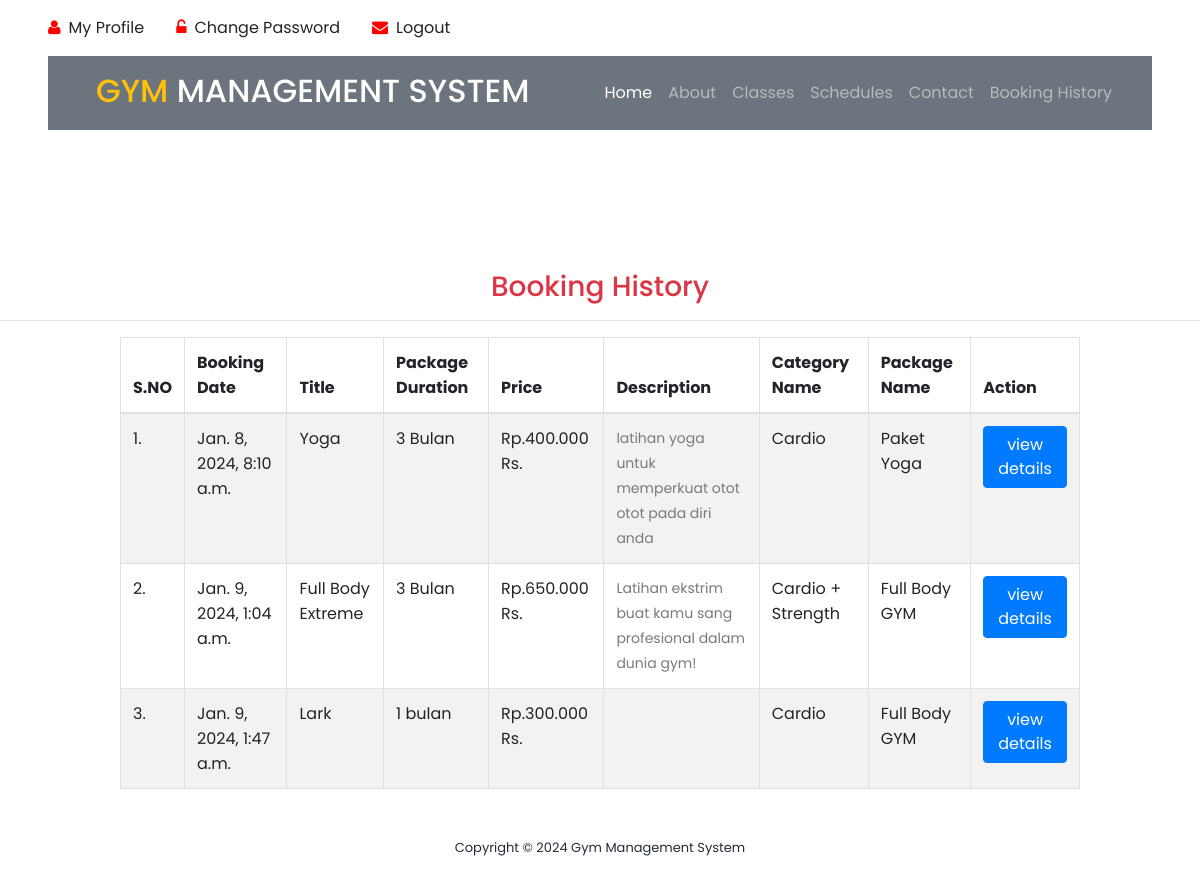
Screenshot of /booking_history/ (signed in) with the database file from the repository.
### gym/models.py (models this page shows, shortened)
class Booking(models.Model):
    package = models.ForeignKey(Package, on_delete=models.CASCADE, null=True, blank=True)
    register = models.ForeignKey(Signup, on_delete=models.CASCADE, null=True, blank=True)
    bookingnumber = models.CharField(max_length=100, null=True, blank=True)
    status = models.IntegerField(choices=STATUS, default=1)
    creationdate = models.DateTimeField(auto_now_add=True)

class Package(models.Model):
    category = models.ForeignKey(Category, on_delete=models.CASCADE, null=True)
    packagename = models.ForeignKey(Packagetype, on_delete=models.CASCADE, null=True)
    titlename = models.CharField(max_length=200, null=True)
    packageduration = models.CharField(max_length=50, null=True)
    price = models.CharField(max_length=200, null=True)
    description = models.CharField(max_length=200, null=True)
    creationdate = models.DateTimeField(auto_now_add=True)

class Category(models.Model):
    categoryname = models.CharField(max_length=200, null=True)
    status = models.CharField(max_length=300, null=True)
    creationdate = models.DateTimeField(auto_now_add=True)

class Packagetype(models.Model):
    category = models.ForeignKey(Category, on_delete=models.CASCADE, null=True)
    packagename = models.CharField(max_length=200, null=True)
    creationdate = models.DateTimeField(auto_now_add=True)
    def __str__(self):
        return self.packagename

### gym/views.py (the view)
# urls.py: path('booking_history/', booking_history, name='booking_history'),
@login_required(login_url='/user_login/')
def booking_history(request):
    data = Signup.objects.get(user=request.user)
    data = Booking.objects.filter(register=data)
    return render(request, "booking_history.html", locals())

### gym/templates/booking_history.html (shortened to what this page needs)
{% load static %}
<html lang="en">
<head>
    <link rel="stylesheet" type="text/css" href="{% static 'assets/css/bootstrap.min.css' %}">
    <link rel="stylesheet" type="text/css" href="{% static 'assets/css/font-awesome.css' %}">
    <link rel="stylesheet" href="{% static 'assets/css/templatemo-training-studio.css' %}">
</head>
<div class="container-fluid py-3 px-lg-5 d-none d-lg-block">
    <div class="row">
        {% if request.user.is_authenticated %}
        <div class="col-md-6 text-center text-lg-left mb-2 mb-lg-0">
            <div class="d-inline-flex align-items-center">
                <a class="text-body pr-3" href="/user_profile/"><i style="color:red" class="fa fa-user mr-2"></i>My Profile</a>
                <a class="text-body px-3" href="/user_change_password/"><i style="color:red" class="fa fa-unlock-alt mr-2"></i>Change Password</a>
                <a class="text-body px-3" href="/user_logout/"><i style="color:red" class="fa fa-envelope mr-2"></i>Logout</a>
            </div>
        </div>
        {% endif %}
    </div>
</div>
<div class="container-fluid position-relative nav-bar p-0">
    <div class="position-relative px-lg-5" style="z-index: 9;">
        <nav class="navbar navbar-expand-lg bg-secondary navbar-dark py-3 py-lg-3 pl-3 pl-lg-5">
            <a href="" >
                <h2 class="text-uppercase text-warning mb-1">Gym <span class="text-white">Management System</span>
                </h2>
            </a>
            <div class="collapse navbar-collapse justify-content-between px-3" id="navbarCollapse">
                <div class="navbar-nav ml-auto py-0">
                    <a href="/" class="nav-item nav-link active">Home</a>
                    <a href="#features" class="nav-item nav-link">About</a>
                    <a href="#our-classes" class="nav-item nav-link">Classes</a>
                    <a href="#schedule" class="nav-item nav-link ">Schedules</a>
                    <a href="#contact-us" class="nav-item nav-link">Contact</a>
                    {% if request.user.is_authenticated %}
                    <a href="/booking_history/" class="nav-item nav-link">Booking History</a>
                    {% else %}
                    <a href="#admin"><button style="color:red" class="nav-item nav-link">Admin</button></a>
                    {% endif %}
                </div>
            </div>
        </nav>
    </div>
</div>
<body>
<section class="section" id="admin">
    <h3 class="text-center text-danger">Booking History</h3>
    <hr/>
    <div class="table-responsive" align="center">
			<table id="example" class="table table-striped table-bordered" style="width:80%">
				<thead>
				<tr>
					<th>S.NO</th>
					<th>Booking Date</th>
					<th>Title</th>
					<th>Package Duration</th>
					<th>Price</th>
					<th>Description</th>
					<th>Category Name</th>
					<th>Package Name</th>
					<th>Action</th>
				</tr>
				</thead>
				<tbody>
				{% for i in data %}
				<tr>
					<td>{{forloop.counter}}.</td>
					<td>{{i.creationdate}}</td>
                    <td>{{i.package.titlename}}</td>
                    <td>{{i.package.packageduration}}</td>
                    <td>{{i.package.price}} Rs.</td>
                    <td>{{i.package.description|safe}}</td>
					<td>{{i.package.category.categoryname}}</td>
                    <td>{{i.package.packagename}}</td>
					<td>
						 <a href="{% url 'booking_detail' i.id %}">
							 <button type="button" class="btn btn-primary">view details</button>
						 </a>
					</td>
				</tr>
				 {% endfor %}
			</table>
</div>
</section>
<footer>
    <div class="container">
        <div class="row">
            <div class="col-lg-12">
                <p>Copyright &copy;
                    Gym Management System
                </p>
            </div>
        </div>
    </div>
</footer>
</body>
</html>

### gym/static/assets/css/templatemo-training-studio.css (style rules this page uses)
html, body, div, span, applet, object, iframe, h1, h2, h3, h4, h5, h6, p, blockquote, div pre, a, abbr, acronym, address, big, cite, code, del, dfn, em, font, img, ins, kbd, q, s, samp, small, strike, strong, sub, sup, tt, var, b, u, i, center, dl, dt, dd, ol, ul, li, figure, header, nav, section, article, aside, footer, figcaption { margin: 0; padding: 0; border: 0; outline: 0; }
header, nav, section, article, aside, footer, hgroup { display: block; }
* { box-sizing: border-box; }
html, body { font-family: 'Poppins', sans-serif; font-weight: 400; background-color: #fff; font-size: 16px; -ms-text-size-adjust: 100%; -webkit-font-smoothing: antialiased; -moz-osx-font-smoothing: grayscale; }
a { text-decoration: none !important; }
h1, h2, h3, h4, h5, h6 { margin-top: 0px; margin-bottom: 0px; }
p { font-size: 14px; line-height: 25px; color: #7a7a7a; }
html, body { background: #fff; font-family: 'Poppins', sans-serif; }
#admin { margin-top: 140px; }
footer { text-align: center; padding: 30px 0px; }
footer p { color: #232d39; font-size: 13px; }

### rows the page displays
Booking: creationdate "Jan. 8, 2024, 8:10 a.m.", package.titlename "Yoga", package.packageduration "3 Bulan", package.price "Rp.400.000", package.description "latihan yoga untuk memperkuat otot otot pada diri anda", package.category.categoryname "Cardio", package.packagename "Paket Yoga"
Booking: creationdate "Jan. 9, 2024, 1:04 a.m.", package.titlename "Full Body Extreme", package.packageduration "3 Bulan", package.price "Rp.650.000", package.description "Latihan ekstrim buat kamu sang profesional dalam dunia gym!", package.category.categoryname "Cardio + Strength", package.packagename "Full Body GYM"
Booking: creationdate "Jan. 9, 2024, 1:47 a.m.", package.titlename "Lark", package.packageduration "1 bulan", package.price "Rp.300.000", package.category.categoryname "Cardio", package.packagename "Full Body GYM"
